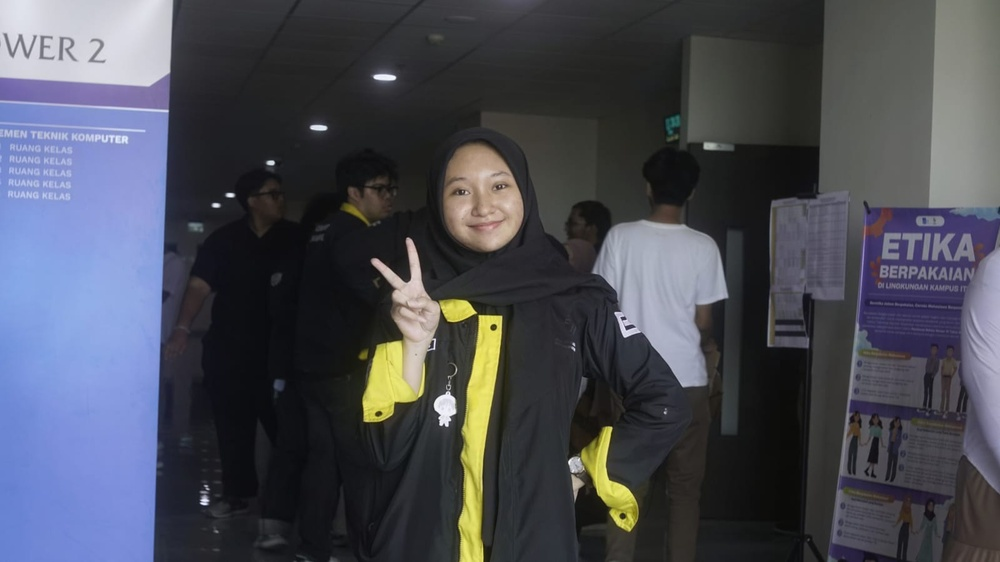
#> input picture TUGAS2/img/foto alya.jpeg, 1000 x 562 px, shrunk from 1600 x 900 before the run
$ python 2-ti-eq.py
#> lines starting #> are read from the running program, lines starting #| are printed output that depends on the picture; after the words box and inside, x2 and y2 are one past the last pixel; in counts of white or black regions, pixels touching at a corner belong together
import math
import cv2
import numpy as np

im = cv2.imread('img/foto alya.jpeg', cv2.IMREAD_GRAYSCALE)
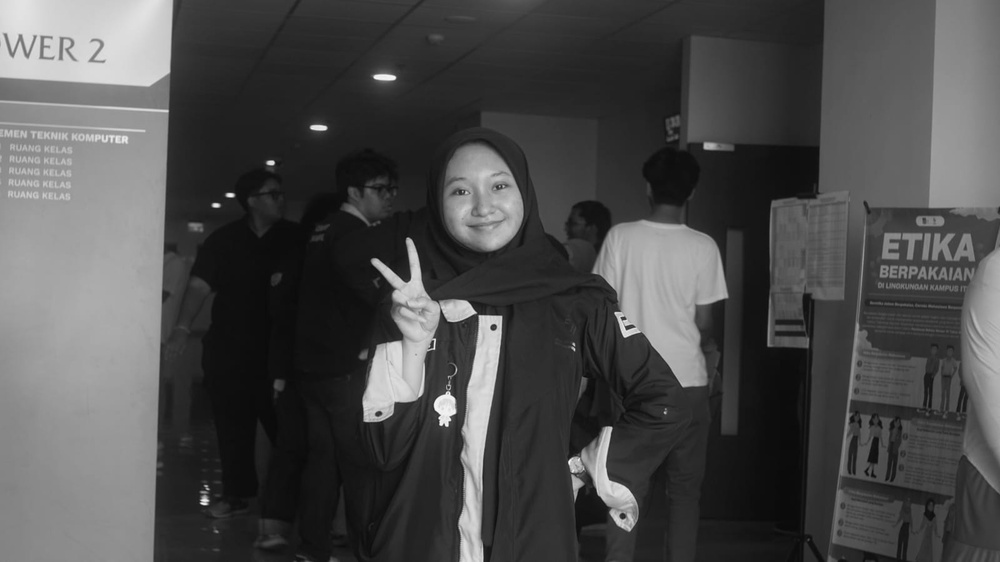
#> im: shape (562, 1000); min 9, max 253, mean 75.4
r = np.arange(256, dtype=np.float64)

lut_negatif = (255 - r)

# Catatan di Kelas
# def rapikan(lut):
#     return np.clip(np.floor(lut + 0.5), 0, 255).astype(np.uint8)

# hasil_negatif = cv2.LUT(im, rapikan(lut_negatif))

# Transformasi Negatif
def negatif(im):
    tinggi, lebar = im.shape
#> tinggi = 562; lebar = 1000
    hasil = np.zeros((tinggi, lebar), dtype=np.uint8)
    for i in range(tinggi):
        for j in range(lebar):
            hasil[i, j] = 255 - im[i, j]
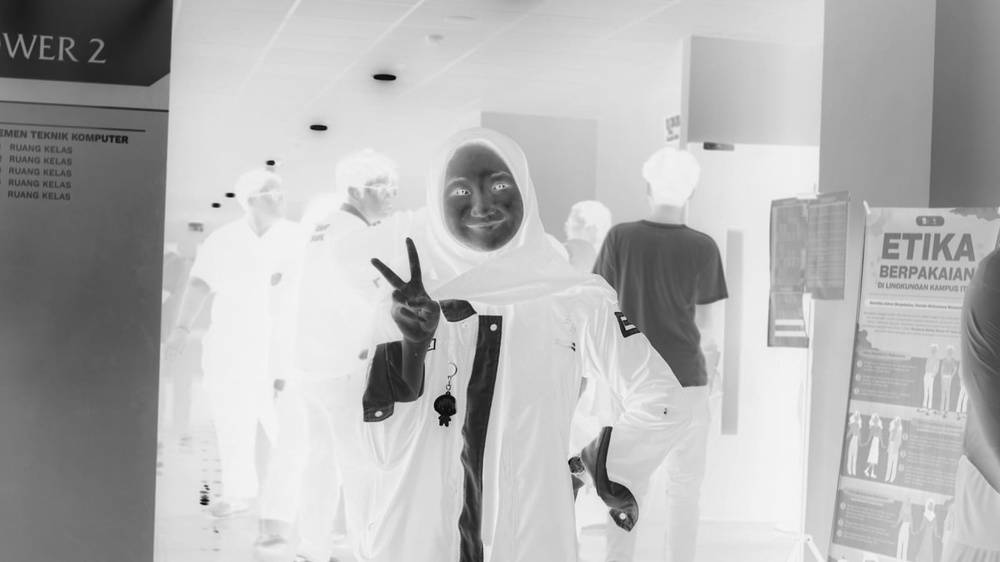
#> hasil: shape (562, 1000); min 2, max 246, mean 179.6
    return hasil

# Transformasi Logaritmik
def logaritmik(im):
    tinggi, lebar = im.shape
#> tinggi = 562; lebar = 1000
    hasil = np.zeros((tinggi, lebar), dtype=np.uint8)
    c = 255 / math.log(256)
    for i in range(tinggi):
        for j in range(lebar):
            pixel = int(c * math.log(1 + int(im[i, j])))

            if pixel > 255:
                pixel = 255

            hasil[i, j] = pixel
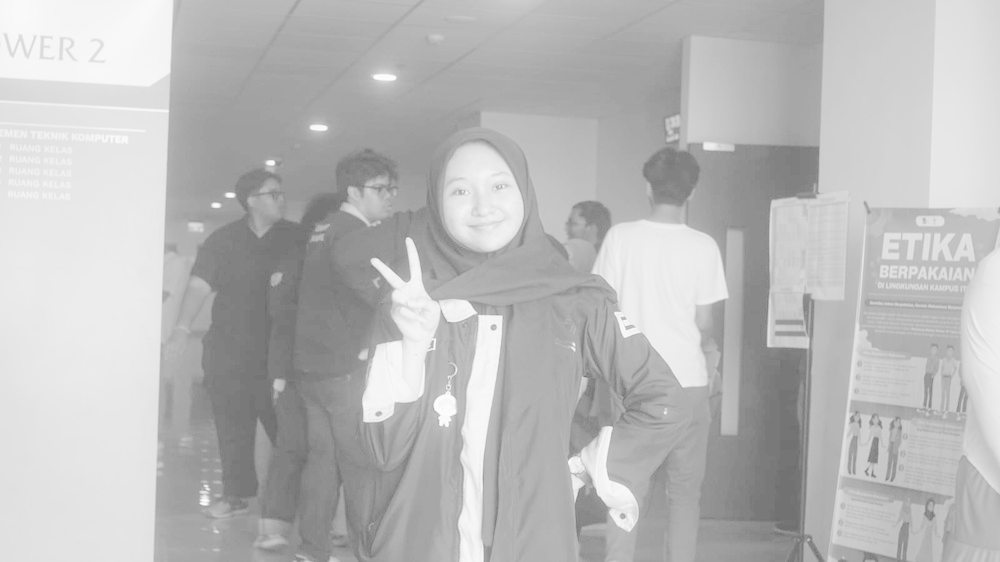
#> hasil: shape (562, 1000); min 105, max 254, mean 186.2
    return hasil

# Transformasi Gamma
def gamma(im, nilai_gamma):
#> called with nilai_gamma = 2.2
    tinggi, lebar = im.shape
#> tinggi = 562; lebar = 1000
    hasil = np.zeros((tinggi, lebar), dtype=np.uint8)

    for i in range(tinggi):
        for j in range(lebar):
            r = im[i, j] / 255.0
            pixel = int(255 * (r ** nilai_gamma))

            if pixel > 255:
                pixel = 255

            hasil[i, j] = pixel
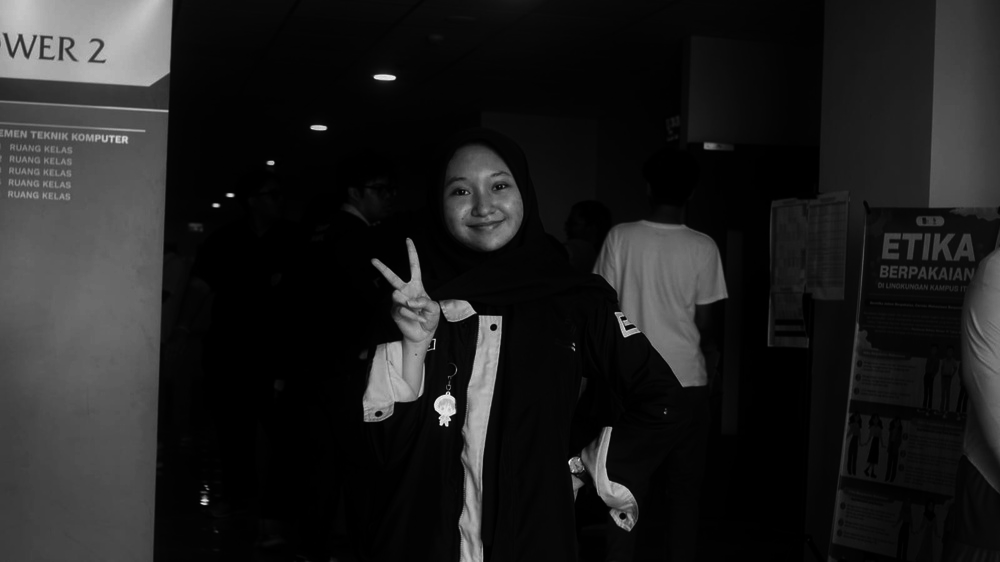
#> hasil: shape (562, 1000); min 0, max 250, mean 30.3
    return hasil

# Thresholding
def thresholding(im, threshold):
#> called with threshold = 128
    tinggi, lebar = im.shape
#> tinggi = 562; lebar = 1000
    hasil = np.zeros((tinggi, lebar), dtype=np.uint8)

    for i in range(tinggi):
        for j in range(lebar):
            if im[i, j] >= threshold:
                hasil[i, j] = 255
            else:
                hasil[i, j] = 0
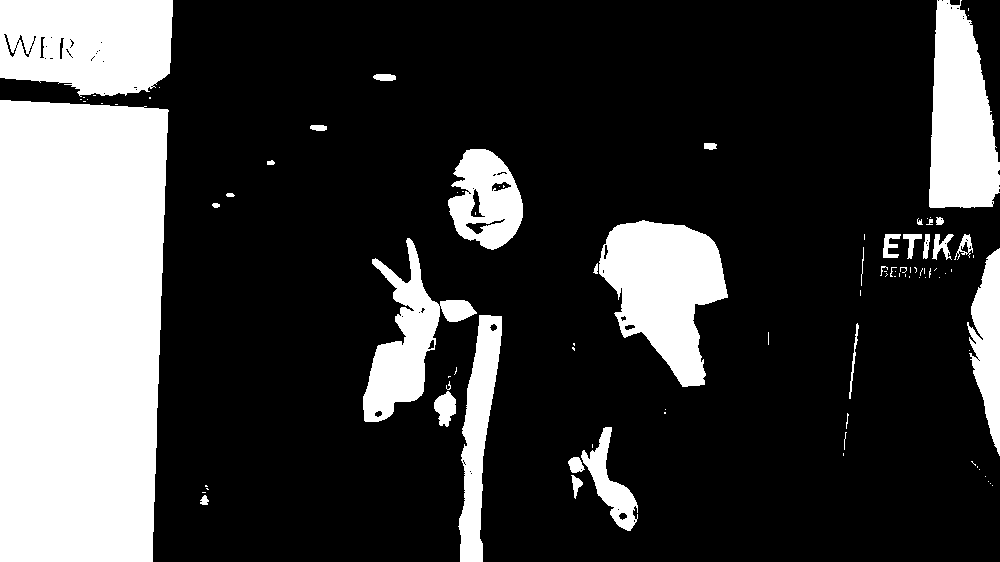
#> hasil: shape (562, 1000); 24.7% white; 95 white regions (62 under 20 px), largest, box (x1, y1, x2, y2) and area: (0, 100, 169, 562) 73411, (0, 0, 173, 97) 14571, (599, 220, 728, 387) 13011
    return hasil

#Ekualisasi Histogram
def ekualisasi(im):
    tinggi, lebar = im.shape
#> tinggi = 562; lebar = 1000
    jumlah_pixel = tinggi * lebar
#> jumlah_pixel = 562000

    hist = [0] * 256

    for i in range(tinggi):
        for j in range(lebar):
            hist[im[i, j]] += 1

    cdf = [0] * 256
    cdf[0] = hist[0]

    for i in range(1, 256):
        cdf[i] = cdf[i - 1] + hist[i]
#> after the loop, cdf = 256 values from 0 to 562000

    lut = [0] * 256
    for i in range(256):
        lut[i] = int((cdf[i] / jumlah_pixel) * 255)
#> after the loop, lut = 256 values from 0 to 255
    hasil = np.zeros((tinggi, lebar), dtype=np.uint8)

    for i in range(tinggi):
        for j in range(lebar):
            hasil[i, j] = lut[im[i, j]]
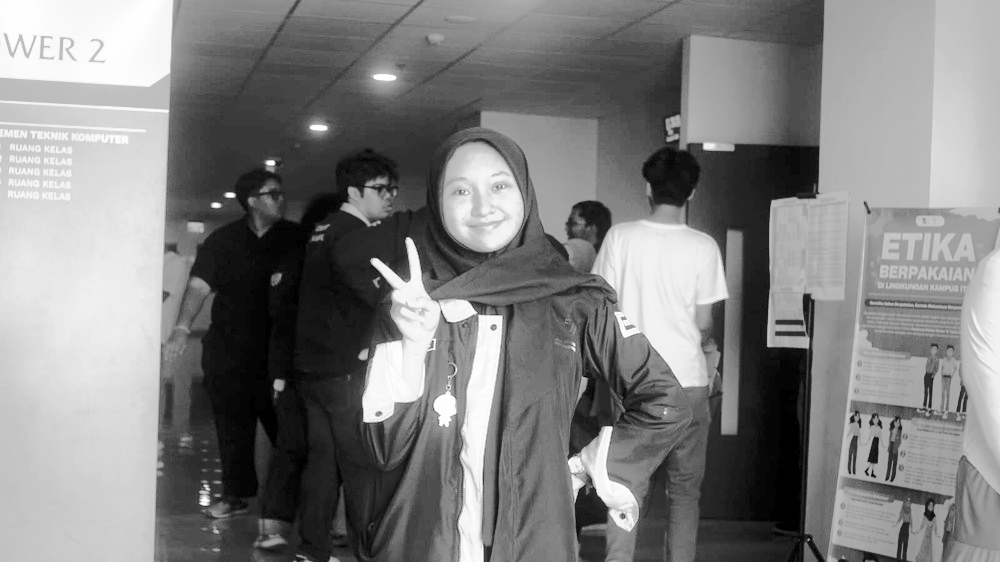
#> hasil: shape (562, 1000); min 0, max 255, mean 128.1
    return hasil

hasil_negatif = negatif(im)
hasil_logaritmik = logaritmik(im)
hasil_gamma = gamma(im, 2.2)
hasil_thresholding = thresholding(im, 128)
hasil_ekualisasi = ekualisasi(im)

# Cek apakah gambar berhasil dibaca
if im is None:
    print("Gambar tidak ditemukan! Cek nama file dan folder img.")
else:
    # Menampilkan gambar asli dan hasil transformasi
    cv2.imshow("Gambar Asli", im)
    cv2.imshow("Transformasi Negatif", hasil_negatif)
    cv2.imshow("Transformasi Logaritmik", hasil_logaritmik)
    cv2.imshow("Transformasi Gamma", hasil_gamma)
    cv2.imshow("Thresholding", hasil_thresholding)
    cv2.imshow("Ekualisasi Histogram", hasil_ekualisasi)

    cv2.waitKey(0)
    cv2.destroyAllWindows()
